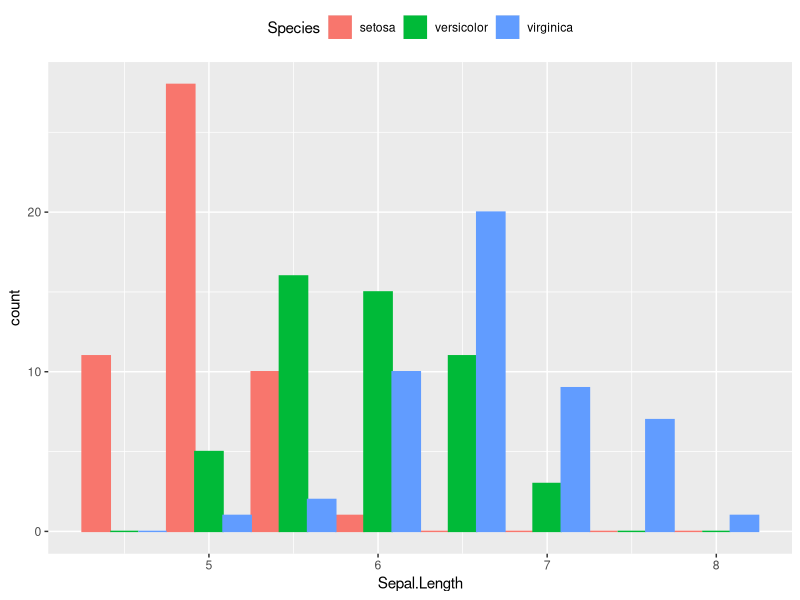

R code for this plot:
## ---- chunk 1
summary(mtcars)
## ---- chunk 2
library(ggplot2)

ggplot(iris,aes(x=Sepal.Length,
                fill=Species,
                color=Species))+
    geom_histogram(binwidth = 0.5, position = "dodge")+
    theme(legend.position = "top")
